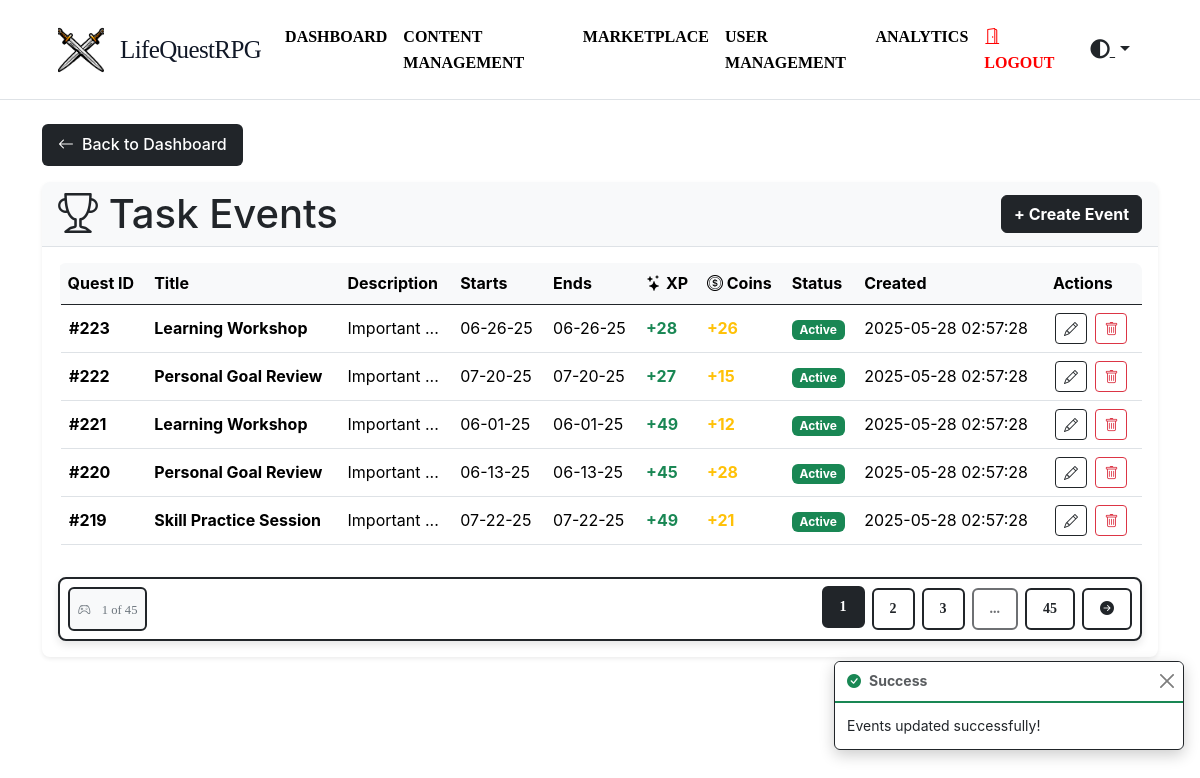
The page /taskevents (signed in) on the database its author committed.
### tables this page shows
CREATE TABLE `user_event` (
  `id` int NOT NULL,
  `user_id` int NOT NULL,
  `event_name` varchar(255) NOT NULL,
  `event_description` text NOT NULL,
  `start_date` timestamp NOT NULL DEFAULT CURRENT_TIMESTAMP ON UPDATE CURRENT_TIMESTAMP,
  `end_date` timestamp NOT NULL DEFAULT '0000-00-00 00:00:00',
  `reward_xp` int NOT NULL DEFAULT '0',
  `reward_coins` int NOT NULL DEFAULT '0',
  `status` enum('active','inactive') DEFAULT 'active',
  `created_at` timestamp NOT NULL DEFAULT CURRENT_TIMESTAMP,
  `updated_at` timestamp NOT NULL DEFAULT CURRENT_TIMESTAMP ON UPDATE CURRENT_TIMESTAMP
);

### app/Controllers/TaskEventController.php (called while the page is built, shortened)
<?php
class TaskEventController extends Controller
{
  protected $TaskEventModel;
  protected $UserEventCompletionModel;
  public function __construct()
  {
    $this->TaskEventModel = new TaskEvent();
    $this->UserEventCompletionModel = new UserEventCompletion();
  }
  public function index()
  {
    $currentUser = Auth::user();
    $taskEventsId = $this->TaskEventModel->getEventById($currentUser['id']);
    $taskEvents = $this->TaskEventModel->all();
    $userTaskEventCompleted = $this->UserEventCompletionModel->getUserEventCompletions($currentUser['id']);
    $userHasCompleted = $this->UserEventCompletionModel->hasUserCompleted($currentUser['id'], $taskEventsId);
    $paginator = $this->TaskEventModel->paginate(
      page: 1,
      perPage: 5,
      orderBy: 'id',
      direction: 'DESC',
    )->setTheme('game');
    return $this->view('taskevents/index', [
      'title' => 'Task Events',
      'taskEvents' => $paginator->items(),
      'paginator' => $paginator,
      'userTaskEventCompleted' => $userTaskEventCompleted,
      'userHasCompleted' => $userHasCompleted,
    ]);
  }
}

### app/Core/Router.php (called while the page is built, shortened)
<?php
class Router
{
  protected $routes = [
    'GET' => [],
    'POST' => [],
    'PUT' => [],
    'DELETE' => []
  ];
  public function get(string $uri, array $controller, array $middleware = [])
  {
    $this->routes['GET'][$uri] = [
      'controller' => $controller,
      'middleware' => $middleware
    ];
    return $this;
  }
  public function post(string $uri, array $controller, array $middleware = [])
  {
    $this->routes['POST'][$uri] = [
      'controller' => $controller,
      'middleware' => $middleware
    ];
    return $this;
  }
  public function put(string $uri, array $controller, array $middleware = [])
  {
    $this->routes['PUT'][$uri] = [
      'controller' => $controller,
      'middleware' => $middleware
    ];
    return $this;
  }
  public function delete(string $uri, array $controller, array $middleware = [])
  {
    $this->routes['DELETE'][$uri] = [
      'controller' => $controller,
      'middleware' => $middleware
    ];
    return $this;
  }
  public function dispatch(string $uri, string $method)
  {
    $uri = $this->removeQueryString($uri);
    if (array_key_exists($uri, $this->routes[$method])) {
      $route = $this->routes[$method][$uri];
      return $this->callAction(
        $route['controller'][0],
        $route['controller'][1]
      );
    }
    throw new Exception("No route defined for {$uri} with method {$method}");
  }
  protected function removeQueryString(string $uri)
  {
    return parse_url($uri, PHP_URL_PATH) ?? $uri;
  }
  protected function callAction(string $controller, string $action)
  {
    $controller = new $controller();
    $params = [];
    return call_user_func_array([$controller, $action], $params);
  }
}

### web/bootstrap.php (called while the page is built, shortened)
<?php
$config = require_once __DIR__ . '/../config/config.php';
$database = require_once __DIR__ . '/../config/database.php';
$router = new Router();
$uri = $_SERVER['REQUEST_URI'] ?? '/';
$method = $_SERVER['REQUEST_METHOD'] ?? 'GET';
try {
  $router->dispatch($uri, $method);
} catch (Exception $e) {
  if ($config['debug']) {
    echo '<h1>Error</h1>';
    echo '<p>' . $e->getMessage() . '</p>';
    echo '<pre>' . $e->getTraceAsString() . '</pre>';
  } else {
    http_response_code(404);
    require_once __DIR__ . '/../app/Views/errors/404.php';
  }
}

### public/index.php (called while the page is built, shortened)
<?php
require_once ROOT_PATH . '/web/bootstrap.php';
?>

### app/Core/Auth.php (called while the page is built, shortened)
<?php
abstract class Auth
{
  protected static $user = null;
  public static function check()
  {
    return isset($_SESSION['users']) && !empty($_SESSION['users']);
  }
  public static function user()
  {
    if (self::$user === null && self::check()) {
      $sessionUser = $_SESSION['users'];
      $userId = null;
      if (is_array($sessionUser)) {
        $userId = $sessionUser['id'] ?? null;
      } elseif (is_object($sessionUser)) {
        $userId = $sessionUser->id ?? null;
      } elseif (is_numeric($sessionUser)) {
        $userId = $sessionUser;
      }
      if ($userId) {
        self::$user = User::find($userId);
      }
    }
    return self::$user;
  }
  public static function isAdmin()
  {
    $user = self::user();
    $role = null;
    if (is_array($user)) {
      $role = $user['role'] ?? '';
    } elseif (is_object($user)) {
      $role = $user->role ?? '';
    }
    return $role === 'admin';
  }
}

### app/Core/Database.php (called while the page is built, shortened)
<?php
class Database
{
  protected $pdo;
  protected $statement;
  public function __construct(array $config)
  {
    $dsn = "mysql:host={$config['host']};dbname={$config['database']};charset={$config['charset']}";
    $options = [
      PDO::ATTR_ERRMODE => PDO::ERRMODE_EXCEPTION,
      PDO::ATTR_DEFAULT_FETCH_MODE => PDO::FETCH_ASSOC,
      PDO::ATTR_EMULATE_PREPARES => false,
    ];
    try {
      $this->pdo = new PDO($dsn, $config['username'], $config['password'], $options);
    } catch (PDOException $e) {
      throw new PDOException($e->getMessage(), (int) $e->getCode());
    }
  }
  public function query(string $sql)
  {
    $this->statement = $this->pdo->prepare($sql);
    return $this;
  }
  public function bind(array $parameters)
  {
    foreach ($parameters as $key => $value) {
      if (is_array($value)) {
        $value = json_encode($value);
        $paramType = PDO::PARAM_STR;
      } else {
        $paramType = is_int($value) ? PDO::PARAM_INT : PDO::PARAM_STR;
      }
      $this->statement->bindValue(
        is_numeric($key) ? $key : $key,
        $value,
        $paramType
      );
    }
    return $this;
  }
  public function execute()
  {
    $this->statement->execute();
    return $this;
  }
  public function fetchAll()
  {
    return $this->statement->fetchAll();
  }
}
?>

### app/Core/Model.php (called while the page is built, shortened)
<?php
abstract class Model
{
  protected static $db;
  protected static $table;
  public static function setDatabase(Database $database)
  {
    self::$db = $database;
  }
  public static function find(int $id)
  {
    return self::$db->query("SELECT * FROM " . static::$table . " WHERE id = ?")
      ->bind([1 => $id])
      ->execute()
      ->fetch();
  }
  public function all()
  {
    return self::$db->query("SELECT * FROM " . static::$table)
      ->execute()
      ->fetchAll();
  }
  public function paginate(
    int $page = 1,
    int $perPage = 10,
    ?string $orderBy = null,
    string $direction = 'DESC',
    array $conditions = [],
    string $pageName = 'page',
    ?array $columns = null
  ) {
    $paginator = new Paginator($perPage, $pageName);
    if ($orderBy) {
      $paginator->setOrderBy($orderBy, $direction);
    }
    $paginationInfo = $paginator->getPageInfo();
    $offset = ($paginationInfo['currentPage'] - 1) * $perPage;
    $items = $this->fetch($conditions, $orderBy, $direction, $perPage, $offset, $columns);
    $countSql = "SELECT COUNT(*) as count FROM " . static::$table;
    $countQuery = self::$db->query($countSql);
    $totalItems = (int) $countQuery->execute()->fetch()['count'];
    return $paginator->setData($items, $totalItems);
  }
  public function fetch(
    array $conditions = [],
    ?string $orderBy = null,
    string $direction = 'ASC',
    ?int $limit = null,
    ?int $offset = null,
    ?array $columns = null
  ) {
    $columnsString = $columns ? implode(', ', array_map(fn($col) => "`{$col}`", $columns)) : '*';
    $sql = "SELECT {$columnsString} FROM " . static::$table;
    $params = [];
    if ($orderBy !== null) {
      $direction = strtoupper($direction) === 'DESC' ? 'DESC' : 'ASC';
      $sql .= " ORDER BY `{$orderBy}` {$direction}";
    }
    if ($limit !== null) {
      $sql .= " LIMIT :limit";
      $params[':limit'] = $limit;
      if ($offset !== null) {
        $sql .= " OFFSET :offset";
        $params[':offset'] = $offset;
      }
    }
    $query = self::$db->query($sql);
    if (!empty($params)) {
      $query->bind($params);
    }
    return $query->execute()->fetchAll();
  }
}

### app/Core/Helpers.php (called while the page is built, shortened)
<?php
class Helpers
{
  public static function formatDate(string $date, string $format = 'Y-m-d H:i:s')
  {
    return date($format, strtotime($date));
  }
}

### app/Core/Paginator.php (called while the page is built, shortened)
<?php
class Paginator
{
  protected int $currentPage = 1;
  protected int $perPage = 10;
  protected int $totalItems = 0;
  protected int $totalPages = 0;
  protected string $orderBy = '';
  protected string $direction = 'ASC';
  protected string $pageName = 'page';
  public function __construct(int $perPage = 10, string $pageName = 'page')
  {
    $this->perPage = $perPage;
    $this->pageName = $pageName;
    $this->currentPage = $this->resolveCurrentPage();
  }
  protected function resolveCurrentPage(): int
  {
    return isset($_GET[$this->pageName]) ? max(1, (int) $_GET[$this->pageName]) : 1;
  }
  public function setData(array $data, int $totalItems): self
  {
    $this->totalItems = $totalItems;
    $this->totalPages = ceil($totalItems / $this->perPage);
    return $this;
  }
  public function setOrderBy(string $orderBy, string $direction = 'ASC'): self
  {
    $this->orderBy = $orderBy;
    $this->direction = strtoupper($direction);
    return $this;
  }
  public function getPageInfo(): array
  {
    return [
      'currentPage' => $this->currentPage,
      'totalPages' => $this->totalPages,
      'totalItems' => $this->totalItems,
      'perPage' => $this->perPage,
      'orderBy' => $this->orderBy,
      'direction' => $this->direction,
      'pageName' => $this->pageName
    ];
  }
}

### app/Models/UserEventCompletion.php (called while the page is built, shortened)
<?php
class UserEventCompletion extends Model
{
  protected static $table = 'user_event_completions';
  public function hasUserCompleted($userId, $task_id)
  {
    $sql = "SELECT COUNT(*) FROM " . static::$table . " WHERE user_id = ? AND taskevent_id = ?";
    $result = self::$db->query($sql)
      ->bind([1 => $userId, 2 => $task_id])
      ->execute()
      ->fetchColumn();
    return (bool) $result;
  }
}

### app/Views/taskevents/index.php (the view, shortened to what this page needs)
<div id="pagination-content">
  <a href="/" class="back-button">
    <i class="bi bi-arrow-left"></i>
    Back to Dashboard
  </a>
  <div class="card shadow-sm">
    <div class="card-header d-flex justify-content-between align-items-center bg-light text-dark">
      <h1 class="mb-0"><i class="bi bi-trophy"></i> <?= $title ?></h1>
      <?php if (\App\Core\Auth::isAdmin()): ?>
        <a class="btn btn-dark btn-hover-effect" href="/taskevents/create">+ Create Event</a>
      <?php endif; ?>
    </div>
    <div class="card-body">
      <?php if (empty($taskEvents)): ?>
        <div class="alert alert-info text-center p-4">
          <div class="mb-3"><i class="bi bi-search fs-3"></i></div>
          <p class="mb-0">No quests found. New adventures will appear here soon!</p>
        </div>
      <?php else: ?>
        <?php if (\App\Core\Auth::isAdmin()): ?>
          <div class="table-responsive game-table">
            <table class="table table-hover">
              <thead class="table-light border-bottom border-dark">
                <tr>
                  <th>Quest ID</th>
                  <th>Title</th>
                  <th>Description</th>
                  <th>Starts</th>
                  <th>Ends</th>
                  <th><i class="bi bi-stars"></i> XP</th>
                  <th><i class="bi bi-coin"></i> Coins</th>
                  <th>Status</th>
                  <th>Created</th>
                  <th>Actions</th>
                </tr>
              </thead>
              <tbody>
                <?php foreach ($taskEvents as $taskEvent): ?>
                  <tr class="event-row">
                    <td class="fw-bold">#<?= $taskEvent['id'] ?></td>
                    <td class="fw-bold"><?= $taskEvent['event_name'] ?></td>
                    <td>
                      <div class="description-cell">
                        <?= (mb_strlen($taskEvent['event_description']) > 10) ? mb_substr($taskEvent['event_description'], 0, 10) . '...' : $taskEvent['event_description'] ?>
                      </div>
                    </td>
                    <td><?= date('m-d-y', strtotime($taskEvent['start_date'])) ?></td>
                    <td><?= date('m-d-y', strtotime($taskEvent['end_date'])) ?></td>
                    <td class="fw-bold text-success">+<?= $taskEvent['reward_xp'] ?></td>
                    <td class="fw-bold text-warning">+<?= $taskEvent['reward_coins'] ?></td>
                    <td>
                      <?php if ($taskEvent['status'] == 'active'): ?>
                        <span class="badge bg-success pulse-animation">Active</span>
                      <?php else: ?>
                        <span class="badge bg-danger">Inactive</span>
                      <?php endif; ?>
                    </td>
                    <td>
                      <?= isset($taskEvent['created_at']) ? \App\Core\Helpers::formatDate($taskEvent['created_at']) : '-' ?>
                    </td>
                    <td class="action-buttons">
                      <a href="/taskevents/<?= $taskEvent['id'] ?>/edit" class="btn btn-sm btn-outline-dark action-btn"><i
                          class="bi bi-pencil"></i></a>
                      <form action="/taskevents/<?= $taskEvent['id'] ?>" method="post" class="d-inline"
                        onsubmit="return confirm('Are you sure you want to delete this quest?')">
                        <button type="submit" class="btn btn-sm btn-outline-danger action-btn"><i
                            class="bi bi-trash"></i></button>
                      </form>
                    </td>
                  </tr>
                <?php endforeach; ?>
              </tbody>
            </table>
          </div>
        <?php endif; ?>
      <?php endif; ?>
      <?= $paginator->links() ?>
    </div>
  </div>
</div>

### rows shown on the page
user_event: id "223", event_name "Learning Workshop", event_description "Important", start_date "06-26-25", end_date "06-26-25", reward_xp "28", reward_coins "26", status "Active", created_at "2025-05-28 02:57:28"
user_event: id "222", event_name "Personal Goal Review", event_description "Important", start_date "07-20-25", end_date "07-20-25", reward_xp "27", reward_coins "15", status "Active", created_at "2025-05-28 02:57:28"
user_event: id "221", event_name "Learning Workshop", event_description "Important", start_date "06-01-25", end_date "06-01-25", reward_xp "49", reward_coins "12", status "Active", created_at "2025-05-28 02:57:28"
user_event: id "220", event_name "Personal Goal Review", event_description "Important", start_date "06-13-25", end_date "06-13-25", reward_xp "45", reward_coins "28", status "Active", created_at "2025-05-28 02:57:28"
user_event: id "219", event_name "Skill Practice Session", event_description "Important", start_date "07-22-25", end_date "07-22-25", reward_xp "49", reward_coins "21", status "Active", created_at "2025-05-28 02:57:28"

### other values the page prints
$title "Task Events"
$pagination['currentPage'] "1"
$pagination['totalPages'] "45"
$_SESSION['success'] "Events updated successfully!"
